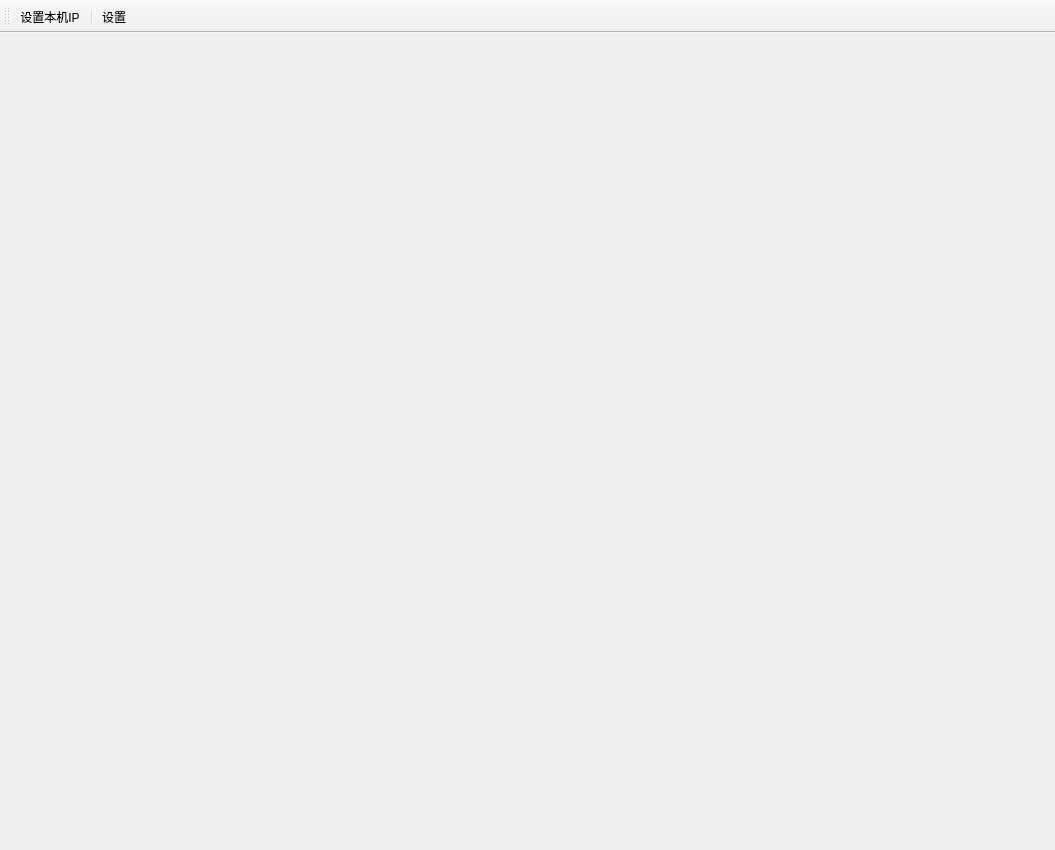
<?xml version="1.0" encoding="UTF-8"?>
<ui version="4.0">
 <class>MainWindow</class>
 <widget class="QMainWindow" name="MainWindow">
  <property name="geometry">
   <rect>
    <x>0</x>
    <y>0</y>
    <width>1055</width>
    <height>850</height>
   </rect>
  </property>
  <property name="windowTitle">
   <string>MainWindow</string>
  </property>
  <widget class="QWidget" name="centralWidget"/>
  <widget class="QToolBar" name="toolBar">
   <property name="windowTitle">
    <string>toolBar</string>
   </property>
   <attribute name="toolBarArea">
    <enum>TopToolBarArea</enum>
   </attribute>
   <attribute name="toolBarBreak">
    <bool>true</bool>
   </attribute>
   <addaction name="actionSetIp"/>
   <addaction name="separator"/>
   <addaction name="actionSetConfig"/>
  </widget>
  <action name="actionSetIp">
   <property name="text">
    <string>设置本机IP</string>
   </property>
  </action>
  <action name="actionSetConfig">
   <property name="text">
    <string>设置</string>
   </property>
  </action>
 </widget>
 <resources/>
 <connections/>
</ui>
